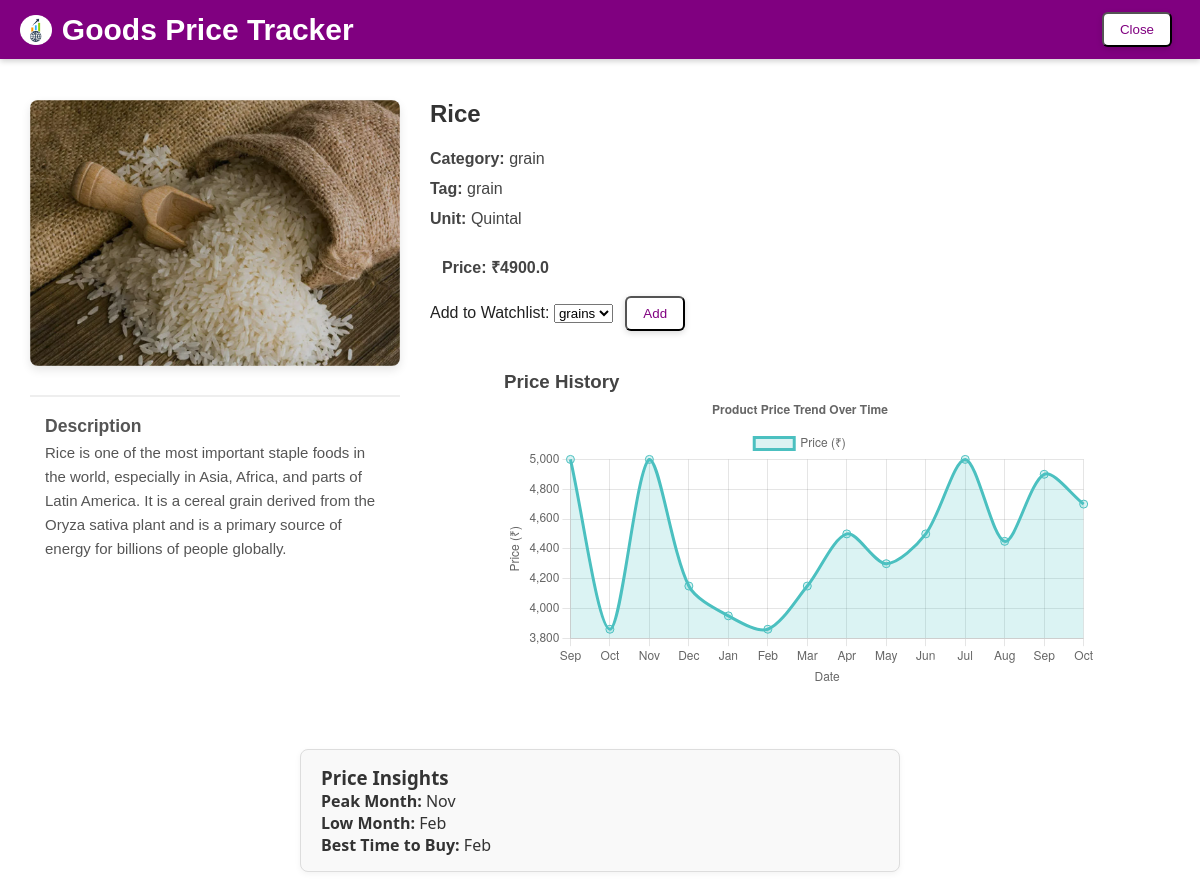
Page /product/3/ (signed in) on the committed database.
### tracker/models.py (models this page shows, shortened)
class Product(models.Model):
    product_id = models.AutoField(primary_key=True)
    name = models.CharField(max_length=100)
    description = models.TextField()
    price = models.FloatField()
    category = models.CharField(max_length=100)
    tag = models.CharField(max_length=255)
    unit = models.CharField(max_length=50)
    image = models.ImageField(upload_to='product_images/', blank=True, null=True)

### tracker/views.py (the view)
# urls.py: path('product/<int:product_id>/', views.product_detail, name='product_detail'),
def product_detail(request, product_id):
    product = get_object_or_404(Product, product_id=product_id)
    watchlists = Watchlist.objects.filter(user=request.user)
    prices = product.prices.order_by('price_date')
    labels = [p.price_date.strftime('%b') for p in prices]
    data = [p.price for p in prices]
    month_price_dict = {}
    for p in prices:
        month_abbr = p.price_date.strftime('%b')
        if month_abbr not in month_price_dict:
            month_price_dict[month_abbr] = []
        month_price_dict[month_abbr].append(p.price)
    avg_month_price = {month: sum(prices)/len(prices) for month, prices in month_price_dict.items()}
    if avg_month_price:
        peak_month = max(avg_month_price, key=avg_month_price.get)
        low_month = min(avg_month_price, key=avg_month_price.get)
        best_time_to_buy = low_month
    else:
        peak_month = low_month = best_time_to_buy = None
    return render(request, "tracker/product_detail.html", {
        "product": product,
        "watchlists": watchlists,
        "labels_json": json.dumps(labels),
        "data_json": json.dumps(data),
        "peak_month": peak_month,
        "low_month": low_month,
        "best_time_to_buy": best_time_to_buy,
    })

### tracker/templates/tracker/product_detail.html (shortened to what this page needs)
{% load static %}
<!DOCTYPE html>
<html lang="en">
<head>
  <link rel="stylesheet" href="{% static 'css/style.css' %}">
</head>
<body>
  <div class="page-header">
    <div class="logo-title">
      <img src="{% static 'images/logo.png' %}" alt="Logo" class="logo">
      <span>Goods Price Tracker</span>
    </div>
    <div class="top-right">
      <a href="{% url 'dashboard' %}"><button type="button">Close</button></a>
    </div>
  </div>
  <div class="product-detail-container">
    <div class="product-image">
      {% if product.image %}
        <img src="{{ product.image.url }}" alt="{{ product.name }}">
      {% else %}
        <img src="{% static 'images/default.png' %}" alt="No image">
      {% endif %}
    <div class="product-description">
        <h3>Description</h3>
        <p>{{ product.description }}</p>
    </div>
    </div>
    <div class="product-info">
      <h2>{{ product.name }}</h2>
      <div><strong>Category:</strong> {{ product.category }}</div>
      <div><strong>Tag:</strong> {{ product.tag }}</div>
      <div><strong>Unit:</strong> {{ product.unit }}</div>
      <div class="price-box1"><strong>Price:</strong> ₹{{ product.price }}</div>
      <form id="add-watchlist-form" method="post">
      <label for="watchlist_id">Add to Watchlist:</label>
      <select id="watchlist_id" name="watchlist_id" required>
      {% for wl in watchlists %}
        <option value="{{ wl.watchlist_id }}">{{ wl.name }}</option>
      {% endfor %}
      </select>
      <button type="button" onclick="addToWatchlist('{{ product.product_id }}')">
      Add
      </button>
      <div style="margin-top: 40px; width: 80%; margin-left: auto; margin-right: auto;">
  <h3>Price History</h3>
  <canvas id="priceChart"></canvas>
</div>
  </form>
    </div>
  </div>
<script>
  function addToWatchlist(product_id){
    let watchlist_id = $("#watchlist_id").val();
    $.post("{% url 'ajax_add_to_watchlist' %}", {
        watchlist_id: watchlist_id,
        product_id: product_id,
        csrfmiddlewaretoken: '{{ csrf_token }}'
    }, function(data){
        alert(data.message);
    });
  }
  const labels = JSON.parse('{{ labels_json|escapejs }}');
const data = JSON.parse('{{ data_json|escapejs }}');
const ctx = document.getElementById('priceChart').getContext('2d');
const priceChart = new Chart(ctx, {
    type: 'line',
    data: {
        labels: labels,
        datasets: [{
            label: 'Price (₹)',
            data: data,
            borderColor: 'rgba(75, 192, 192, 1)',
            backgroundColor: 'rgba(75, 192, 192, 0.2)',
            tension: 0.3,
            fill: true,
            pointRadius: 4,
            pointHoverRadius: 6
        }]
    },
    options: {
        responsive: true,
        plugins: {
            legend: { display: true },
            title: { display: true, text: 'Product Price Trend Over Time' }
        },
        scales: {
            x: { title: { display: true, text: 'Date' } },
            y: { title: { display: true, text: 'Price (₹)' }, beginAtZero: false }
        }
    }
});
</script>
<div class="price-insights" >
    <h3>Price Insights</h3>
    <p><strong>Peak Month:</strong> {{ peak_month }}</p>
    <p><strong>Low Month:</strong> {{ low_month }}</p>
    <p><strong>Best Time to Buy:</strong> {{ best_time_to_buy }}</p>
</div>
</body>
</html>

### tracker/static/CSS/style.css (style rules this page uses)
* { box-sizing: border-box; margin: 0; padding: 0; }
body { font-family: 'Poppins', sans-serif; background-color: #ffffff; color: #222; min-height: 100vh; padding-top: 70px; }
.page-header { position: fixed; top: 0; left: 0; width: 100%; display: flex; align-items: center; justify-content: space-between; background-color: purple; color: white; padding: 12px 20px; font-size: 22px; font-weight: 600; box-shadow: 0 2px 6px rgba(0,0,0,0.2); z-index: 1000; }
.logo-title { display: flex; align-items: center; font-size: 30px; gap: 10px; }
.logo-title img.logo { height: 30px; width: auto; }
.top-right { display: flex; gap: 15px; }
button, .link-button { display: inline-block; padding: 8px 16px; margin: 0 8px; border-radius: 6px; background: #ffffff; color: purple; font-weight: 500; text-decoration: none; cursor: pointer; transition: all 0.2s ease-in-out; box-shadow: 0 2px 6px rgba(0,0,0,0.15); }
.price-box1 { margin-top: 10px; padding: 6px 12px; border-radius: 6px; font-weight: bold; }
.product-detail-container { display: flex; gap: 30px; padding: 30px; align-items: flex-start; }
.product-image { flex: 1; }
.product-image img { max-width: 100%; height: auto; border-radius: 8px; box-shadow: 0 4px 10px rgba(0,0,0,0.1); }
.product-info { flex: 2; display: flex; flex-direction: column; gap: 12px; }
.product-info h2 { margin-bottom: 10px; color: #333; }
.product-info div { font-size: 16px; color: #444; }
.product-description { margin-top: 25px; padding: 15px; border-top: 2px solid #eee; font-size: 15px; line-height: 1.6; color: #555; }
.price-insights { background-color: #f9f9f9; border: 1px solid #ddd; border-radius: 8px; padding: 15px 20px; margin: 30px auto 20px auto; max-width: 600px; font-family: 'Segoe UI', Tahoma, Geneva, Verdana, sans-serif; color: #333; box-shadow: 0 2px 6px rgba(0,0,0,0.05); }

### rows in the picture
Product: image (picture), description "Rice is one of the most important staple foods in the world, especially in Asia, Africa, and parts of Latin America. It is a cereal grain derived from the Oryza sativa plant and is a primary source of energy for billions of people globally.", name "Rice", category "grain", tag "grain", unit "Quintal", price "4900.0"

### other values in the picture
{{ peak_month }} "Nov"
{{ low_month }} "Feb"
{{ best_time_to_buy }} "Feb"
form field watchlist_id "grains"
chart data {{ data_json|escapejs }} [5000.0, 3860.0, 5000.0, 4150.0, 3950.0, 3860.0, 4150.0, 4500.0, 4300.0, 4500.0, 5000.0, 4450.0, 4900.0, 4700.0]
